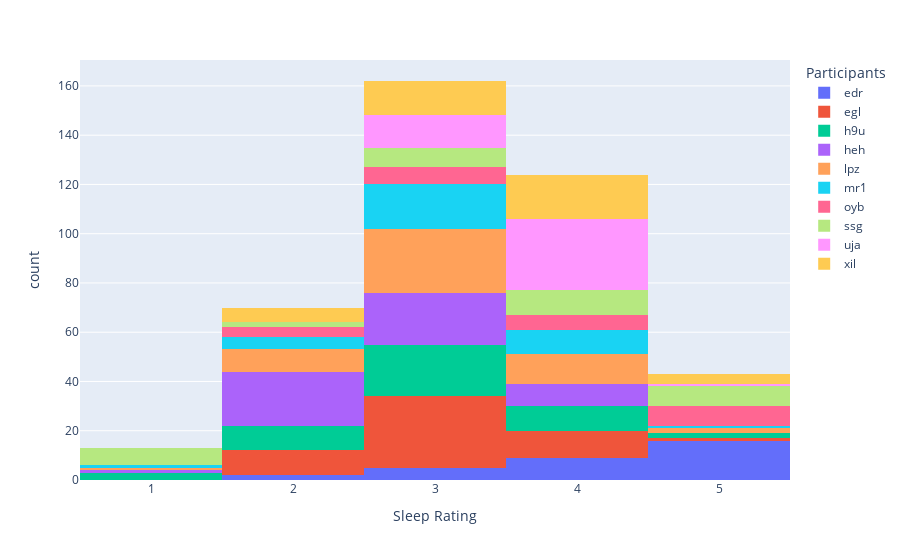

The notebook cell this image was saved under:
### Code cell
# sleep rating ( Q3_1) was defaulted to 1 so that may be why there are NAs
# distribution of sleep rating (Q3_1) for each participant with sleep rating as x axis and count as y axis
fig = px.histogram(slpsteps, x="sleep", color="pid", #points="all",
                labels={
                    "sleep": "Sleep Rating",
                    "pid": "Participants"
                })
fig.show()

### Figure 1 — Plotly figure (JSON) as saved in the notebook; plotly's stock layout.template omitted (floating-point values rounded to 4 significant figures)
{"data": [{"alignmentgroup": "True", "bingroup": "x", "hovertemplate": "Participants=edr<br>Sleep Rating=%{x}<br>count=%{y}<extra></extra>", "legendgroup": "edr", "marker": {"color": "#636efa", "pattern": {"shape": ""}}, "name": "edr", "offsetgroup": "edr", "orientation": "v", "showlegend": true, "type": "histogram", "x": [5, 5, 5, 5, 2, 5, 5, 5, 4, 4, 4, 3, 4, 5, 5, 3, 4, 3, 3, 4, null, 5, 4, 3, 5, 4, 5, 5, 4, 5, 5, 2, 5], "xaxis": "x", "yaxis": "y"}, {"alignmentgroup": "True", "bingroup": "x", "hovertemplate": "Participants=egl<br>Sleep Rating=%{x}<br>count=%{y}<extra></extra>", "legendgroup": "egl", "marker": {"color": "#EF553B", "pattern": {"shape": ""}}, "name": "egl", "offsetgroup": "egl", "orientation": "v", "showlegend": true, "type": "histogram", "x": [4, 3, 2, 5, 3, 4, 4, 4, 3, 3, 2, 2, 4, 3, 2, 4, 3, 3, 3, 2, 3, 2, 2, 3, 3, 3, 3, 4, 3, 3, 3, 3, 4, 3, 3, 3, 3, 3, 3, 4, 3, 3, 3, 2, 3, 3, 4, 2, 2, 4, 3], "xaxis": "x", "yaxis": "y"}, {"alignmentgroup": "True", "bingroup": "x", "hovertemplate": "Participants=h9u<br>Sleep Rating=%{x}<br>count=%{y}<extra></extra>", "legendgroup": "h9u", "marker": {"color": "#00cc96", "pattern": {"shape": ""}}, "name": "h9u", "offsetgroup": "h9u", "orientation": "v", "showlegend": true, "type": "histogram", "x": [2, 3, 3, null, 1, 3, 3, 3, 4, 3, 2, 3, null, 2, 2, null, null, 5, 5, 4, 3, null, null, 1, 2, 3, null, null, null, null, null, 3, 3, 3, 4, 4, 3, 2, 2, 3, 4, null, 4, 4, 4, 3, 3, 1, 3, 4, 3, 3, 2, null, 2, 2, 3, 3, 4], "xaxis": "x", "yaxis": "y"}, {"alignmentgroup": "True", "bingroup": "x", "hovertemplate": "Participants=heh<br>Sleep Rating=%{x}<br>count=%{y}<extra></extra>", "legendgroup": "heh", "marker": {"color": "#ab63fa", "pattern": {"shape": ""}}, "name": "heh", "offsetgroup": "heh", "orientation": "v", "showlegend": true, "type": "histogram", "x": [3, 4, 3, 2, 4, 2, 2, 2, 3, 2, 4, 4, 3, 3, 3, 3, 2, 2, 2, 2, 3, 3, 3, 2, 4, 4, 3, 2, 3, 2, 2, 2, 2, 3, 3, 3, 2, 2, 2, 2, 2, 3, 3, 4, 4, 4, 3, 3, 1, 2, 3, 2, 3], "xaxis": "x", "yaxis": "y"}, {"alignmentgroup": "True", "bingroup": "x", "hovertemplate": "Participants=lpz<br>Sleep Rating=%{x}<br>count=%{y}<extra></extra>", "legendgroup": "lpz", "marker": {"color": "#FFA15A", "pattern": {"shape": ""}}, "name": "lpz", "offsetgroup": "lpz", "orientation": "v", "showlegend": true, "type": "histogram", "x": [4, 4, 4, 4, 3, 3, 3, 4, 5, 3, 4, 3, 4, 4, 3, 3, 3, 4, 2, 3, 3, 3, 5, 3, 3, 3, 3, 4, 2, 3, 3, 2, 2, 2, 3, 3, 3, 3, 2, 3, 2, 4, 3, 3, 4, 1, 3, 3, 2, 2], "xaxis": "x", "yaxis": "y"}, {"alignmentgroup": "True", "bingroup": "x", "hovertemplate": "Participants=mr1<br>Sleep Rating=%{x}<br>count=%{y}<extra></extra>", "legendgroup": "mr1", "marker": {"color": "#19d3f3", "pattern": {"shape": ""}}, "name": "mr1", "offsetgroup": "mr1", "orientation": "v", "showlegend": true, "type": "histogram", "x": [4, 5, 3, 4, 4, 3, null, 2, 4, 4, 4, 3, 3, 2, 2, 4, 3, 3, 3, 4, 3, 3, 4, 3, 2, 3, 3, 3, 3, 3, 4, 2, 3, 3, 1, 3], "xaxis": "x", "yaxis": "y"}, {"alignmentgroup": "True", "bingroup": "x", "hovertemplate": "Participants=oyb<br>Sleep Rating=%{x}<br>count=%{y}<extra></extra>", "legendgroup": "oyb", "marker": {"color": "#FF6692", "pattern": {"shape": ""}}, "name": "oyb", "offsetgroup": "oyb", "orientation": "v", "showlegend": true, "type": "histogram", "x": [null, 4, 2, 4, 3, 5, 3, null, 5, 4, 2, 5, 2, 5, null, 3, 3, 4, 5, 5, 5, 3, 3, 4, 3, 4, 5, 2, null], "xaxis": "x", "yaxis": "y"}, {"alignmentgroup": "True", "bingroup": "x", "hovertemplate": "Participants=ssg<br>Sleep Rating=%{x}<br>count=%{y}<extra></extra>", "legendgroup": "ssg", "marker": {"color": "#B6E880", "pattern": {"shape": ""}}, "name": "ssg", "offsetgroup": "ssg", "orientation": "v", "showlegend": true, "type": "histogram", "x": [3, 4, 4, null, 4, 4, 3, 3, 4, 1, 1, 3, 1, 4, 1, 5, 5, 5, 5, 5, 2, 1, 5, 2, 4, 3, 3, 4, 5, 3, 1, 3, 5, 4, 4, 1], "xaxis": "x", "yaxis": "y"}, {"alignmentgroup": "True", "bingroup": "x", "hovertemplate": "Participants=uja<br>Sleep Rating=%{x}<br>count=%{y}<extra></extra>", "legendgroup": "uja", "marker": {"color": "#FF97FF", "pattern": {"shape": ""}}, "name": "uja", "offsetgroup": "uja", "orientation": "v", "showlegend": true, "type": "histogram", "x": [null, 3, 4, 3, 4, 4, 4, 4, 4, 4, 4, 3, 4, 4, 3, 3, 3, 4, 4, 4, 5, 4, 3, 3, 3, 4, 4, 3, 4, 4, 4, 3, 3, 4, 4, 4, 3, 4, 4, 4, 4, 4, 4, 4], "xaxis": "x", "yaxis": "y"}, {"alignmentgroup": "True", "bingroup": "x", "hovertemplate": "Participants=xil<br>Sleep Rating=%{x}<br>count=%{y}<extra></extra>", "legendgroup": "xil", "marker": {"color": "#FECB52", "pattern": {"shape": ""}}, "name": "xil", "offsetgroup": "xil", "orientation": "v", "showlegend": true, "type": "histogram", "x": [null, 2, 4, 3, 3, 4, 3, 4, 3, 2, 4, 2, 5, 3, 4, 4, 5, 5, 3, 4, 3, 3, 4, 4, 4, 3, 5, 2, 4, 3, 3, 4, 4, 4, 4, 3, 4, 3, 4, 4, 2, 2, 3], "xaxis": "x", "yaxis": "y"}], "layout": {"barmode": "relative", "legend": {"title": {"text": "Participants"}, "tracegroupgap": 0}, "margin": {"t": 60}, "xaxis": {"anchor": "y", "domain": [0, 1], "title": {"text": "Sleep Rating"}}, "yaxis": {"anchor": "x", "domain": [0, 1], "title": {"text": "count"}}}}
